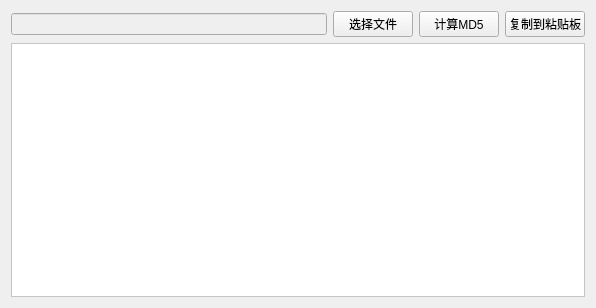
<?xml version="1.0" encoding="UTF-8"?>
<ui version="4.0">
 <class>Form</class>
 <widget class="QWidget" name="Form">
  <property name="geometry">
   <rect>
    <x>0</x>
    <y>0</y>
    <width>596</width>
    <height>308</height>
   </rect>
  </property>
  <property name="windowTitle">
   <string>MD5计算(v1.0)</string>
  </property>
  <layout class="QVBoxLayout" name="verticalLayout">
   <item>
    <layout class="QHBoxLayout" name="horizontalLayout">
     <item>
      <widget class="QLineEdit" name="fileurl">
       <property name="enabled">
        <bool>false</bool>
       </property>
      </widget>
     </item>
     <item>
      <widget class="QPushButton" name="selectFile">
       <property name="text">
        <string>选择文件</string>
       </property>
      </widget>
     </item>
     <item>
      <widget class="QPushButton" name="calcMD5">
       <property name="text">
        <string>计算MD5</string>
       </property>
      </widget>
     </item>
     <item>
      <widget class="QPushButton" name="copy2clip">
       <property name="text">
        <string>复制到粘贴板</string>
       </property>
      </widget>
     </item>
    </layout>
   </item>
   <item>
    <widget class="QTextBrowser" name="disMD5">
     <property name="enabled">
      <bool>false</bool>
     </property>
     <property name="styleSheet">
      <string notr="true">background-color: rgb(255, 255, 255);
color: rgb(12, 12, 12);</string>
     </property>
    </widget>
   </item>
  </layout>
 </widget>
 <resources/>
 <connections/>
</ui>
